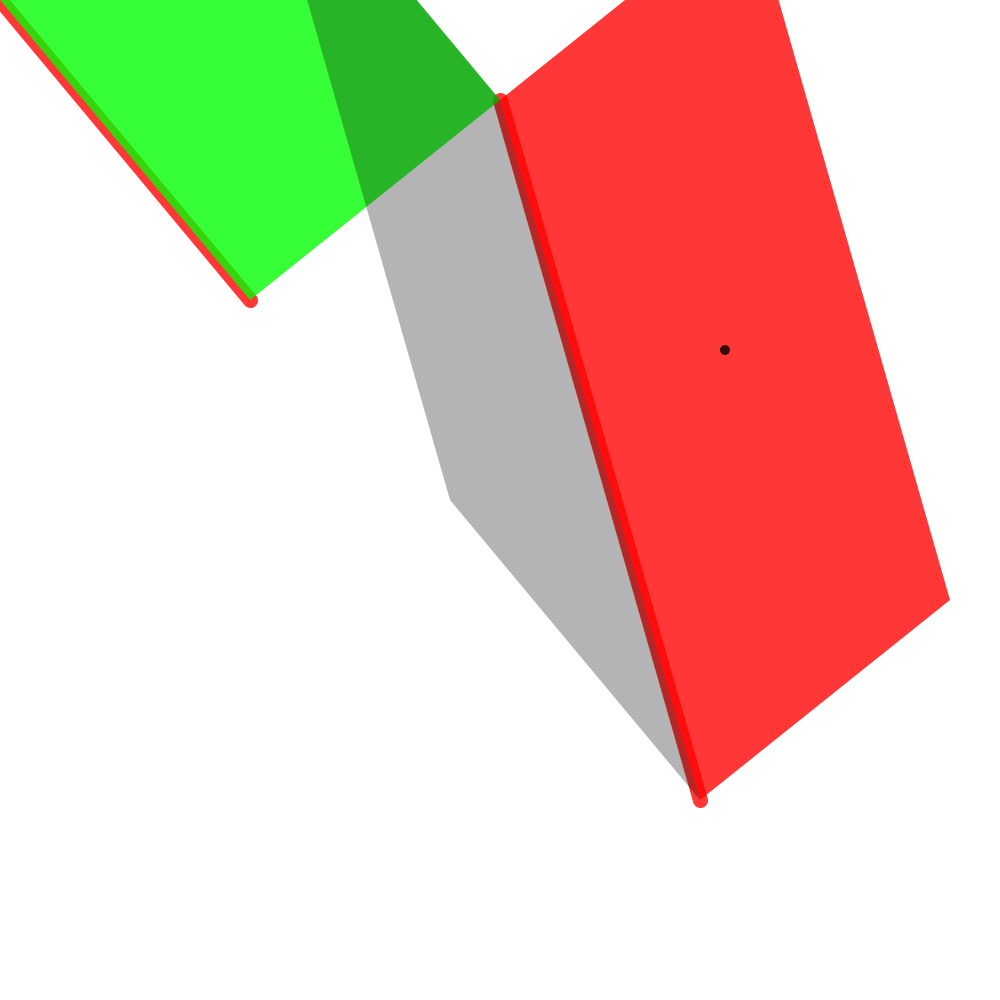
Frame 1 (no input)
Frame 60 (the mouse pressed at the canvas centre just before this capture): identical to frame 1, image omitted
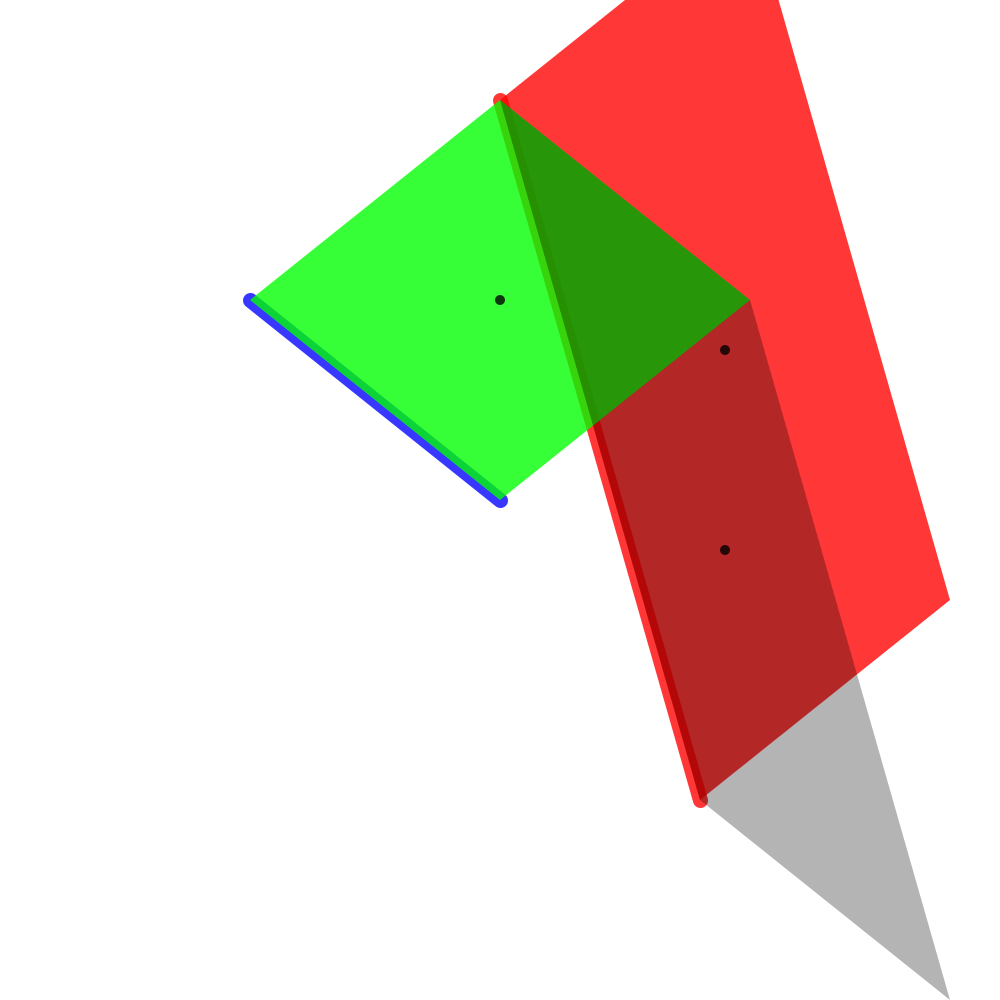
Frame 120 (the mouse held since frame 60 and released just before this capture)

The Processing sketch that drew these frames (run headless with seeded random() and noise(); from frame 60 on, the mouse is pressed at the canvas centre):

// Processing sketch: intersect_intro
// ── intersect_intro.pde
/*
This is a Processing version of the p5.js code intersect-intro.js.
It uses some functions from utils.js.

intersect-intro.js BY Anders Hoff, a.k.a. inconvergent (inconvergent.net)
Processing version BY Lali Barriere (lalibarriere.net)

p5.js code can be found at
https://github.com/inconvergent/inconvergent-sandbox
*/

color black = color(0, 0, 0, 200);
color red = color(255, 0, 0, 200);
color blue = color(0, 0, 255, 200);
color cyan = color(0, 255, 255, 75);
color gray = color(0, 0, 0, 75);
color green = color(0, 255, 0, 200);
color white = color(255, 255, 255);


//------------------------------------------------------
void setup() {
  size(1000, 1000);
  strokeWeight(4);
  noFill();
}

//------------------------------------------------------
void draw() {
  background(255);
  noFill();

  PVector a0 = new PVector(500, 100);
  PVector a1 = new PVector(700, 800);
  PVector b0 = new PVector(250, 300);
  PVector b1 = new PVector(mouseX, mouseY);

  PVector sa = a1.copy().sub(a0);
  PVector sb = b1.copy().sub(b0);
  float u = cross(sa, sb);

  if (abs(u)<=0) {
    return;
  }

  PVector ba = a0.copy().sub(b0);
  float q = cross(sa, ba)/u;
  float p = cross(sb, ba)/u;

  strokeWeight(15);
  stroke((q>0 && q<1) ? blue: red);
  line(a0.x, a0.y, a1.x, a1.y);

  stroke((p>0 && p<1) ? blue: red);
  line(b0.x, b0.y, b1.x, b1.y);

  noStroke();
  showPgram(a0, sa, ba, red);
  showPgram(b0, sb, ba, green);
  showPgram(a0, sa, sb, gray);

  if (p >= 0 && p <= 1 && q >= 0 && q <= 1) {
    PVector v = a0.copy().lerp(a1, p);
    fill(black);
    ellipse(v.x, v.y, 60, 60);
  }
}

//------------------------------------------------------
//------------------------------------------------------
//------------------------------------------------------
void showPgram(PVector start, PVector a, PVector b, color f) {
  noStroke();
  fill(f);
  quad(
    start.x, start.y, 
    start.copy().add(a).x, start.copy().add(a).y, 
    start.copy().add(a).add(b).x, start.copy().add(a).add(b).y, 
    start.copy().add(b).x, start.copy().add(b).y 
    );

  noFill();
  if (cross(a, b)<0) {
    fill(black);
  }
  PVector v = start.copy().add(a.copy().mult(0.5).add(b.copy().mult(0.5)));
  ellipse(v.x, v.y, 10, 10);
  noFill();
}

//------------------------------------------------------
// from utils.js
//
float cross(PVector A, PVector B) {
  return A.x*B.y-B.x*A.y;
}
